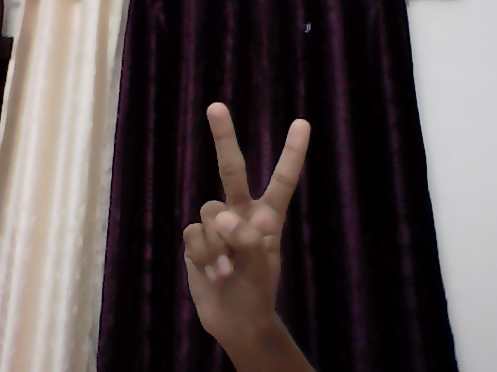
#> input picture 2.png, 497 x 372 px
$ python segmentation.py
#> lines starting #> are read from the running program, lines starting #| are printed output that depends on the picture; after the words box and inside, x2 and y2 are one past the last pixel; in counts of white or black regions, pixels touching at a corner belong together
import cv2
#from skimage import measure
import numpy as np

img = cv2.imread("2.png")
#> img is the input picture: shape (372, 497, 3); mean B, G, R 76.1, 76.3, 86.1
cv2.imshow("Image", img)

[R,C,P]= img.shape
#> R = 372; C = 497; P = 3
print(R,C,P)
#| 372 497 3

gray_image = cv2.cvtColor(img, cv2.COLOR_BGR2GRAY)
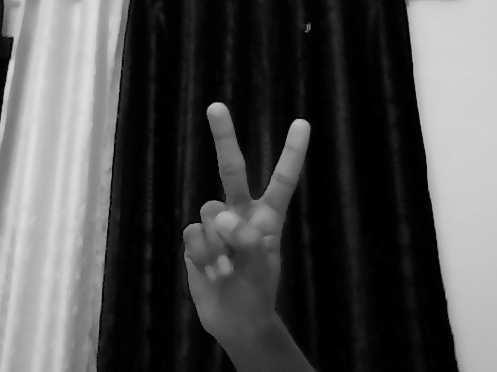
#> gray_image: shape (372, 497); min 0, max 221, mean 79.2
cv2.imshow("gray_image", gray_image)

(thresh, binary) = cv2.threshold(gray_image, 100, 255, cv2.THRESH_BINARY)
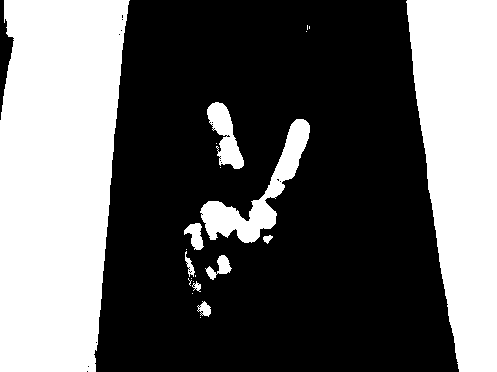
#> binary: shape (372, 497); 38.6% white; 22 white regions (12 under 20 px), largest, box (x1, y1, x2, y2) and area: (0, 0, 130, 372) 40523, (406, 0, 497, 372) 24931, (200, 119, 310, 243) 3645
print(thresh)
cv2.imshow("binary",  binary)

# seperate Red, Green, Blue

red = np.zeros((R, C, 1),dtype = "uint8")
green = np.zeros((R, C, 1),dtype = "uint8")
blue = np.zeros((R, C, 1),dtype = "uint8")

for i in range(R):

    for j in range(C):
        red[i,j] = img[i,j,0]
        green[i,j] = img[i,j,1]
        blue[i,j] = img[i,j,2]
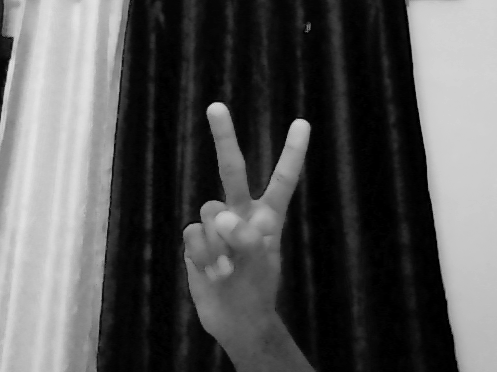
#> blue: shape (372, 497, 1); min 0, max 227, mean 86.1
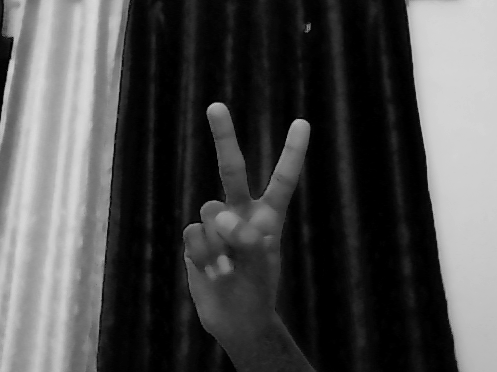
#> red: shape (372, 497, 1); min 0, max 217, mean 76.1

cv2.imshow("Blue",  blue)
cv2.imshow("Green", green)
cv2.imshow("Red",  red)

# Convert to Black and White
bw_image = np.zeros((R, C, 1))

for i in range(R):
    for j in range(C):
        if(gray_image[i,j]<thresh):
            bw_image[i,j]=1
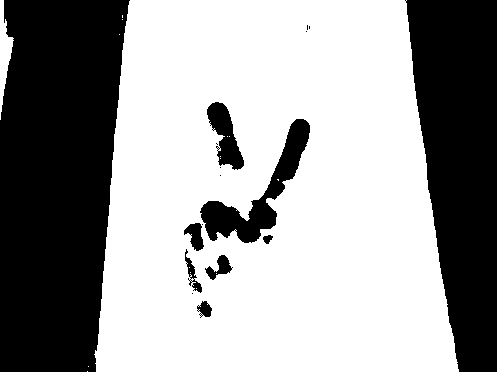
#> bw_image: shape (372, 497, 1) float64; values 0 (black) and 1 (white), 61.3% white; 17 black regions (8 under 20 px), largest, box (x1, y1, x2, y2) and area: (0, 0, 130, 372) 40530, (405, 0, 497, 372) 24935, (200, 119, 310, 243) 3700

cv2.imshow("bW image",bw_image)


#labeledImage = measure.label(bw_image, 2)
#cv2.imshow("labeledImage", labeledImage)

cv2.waitKey(0)
cv2.destroyAllWindows()

$ run again, with 1.png copied over 2.png
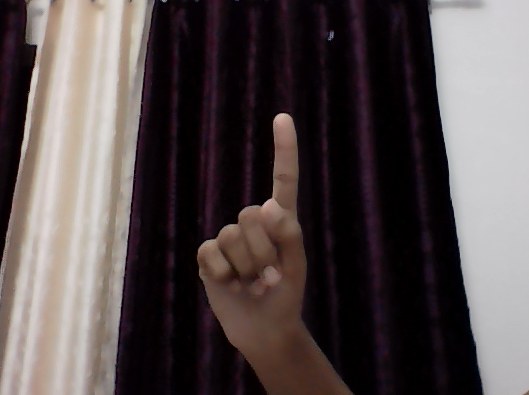
#> input picture 1.png, 529 x 395 px
#> img is the input picture: shape (395, 529, 3); mean B, G, R 75.6, 75.7, 85
#| 395 529 3
#> `(thresh, binary) = cv2.threshold(gray_image, 100, 255, cv2.THRESH_BINA..`:
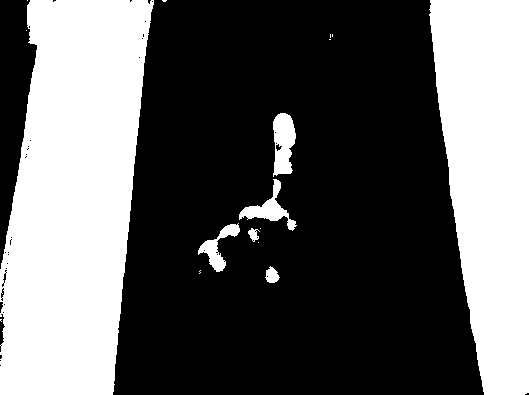
#> binary: shape (395, 529); 37.8% white; 17 white regions (10 under 20 px), largest, box (x1, y1, x2, y2) and area: (0, 0, 154, 395) 46206, (429, 0, 529, 395) 29990, (273, 113, 296, 177) 1081
#> after the loop `for i in range(R):`:
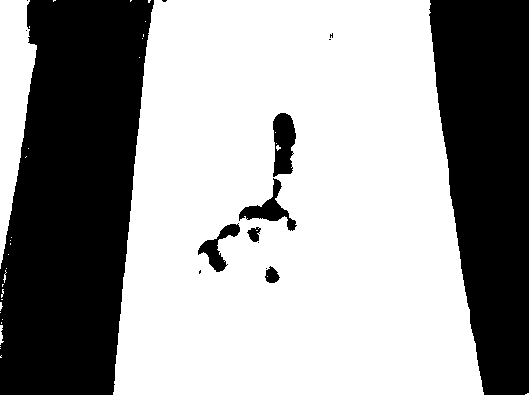
#> bw_image: shape (395, 529, 1) float64; values 0 (black) and 1 (white), 62% white; 15 black regions (8 under 20 px), largest, box (x1, y1, x2, y2) and area: (0, 0, 154, 395) 46295, (429, 0, 529, 395) 29992, (273, 113, 296, 177) 1110

$ run again, with 4.png copied over 2.png
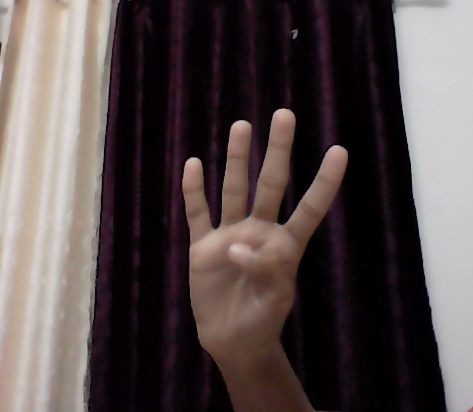
#> input picture 4.png, 473 x 412 px
#> img is the input picture: shape (412, 473, 3); mean B, G, R 75.1, 75.7, 86.2
#| 412 473 3
#> `(thresh, binary) = cv2.threshold(gray_image, 100, 255, cv2.THRESH_BINA..`:
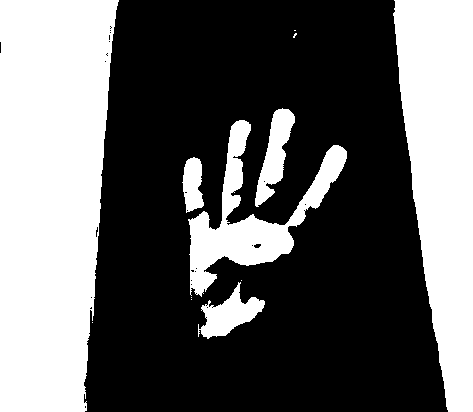
#> binary: shape (412, 473); 39.2% white; 12 white regions (6 under 20 px), largest, box (x1, y1, x2, y2) and area: (0, 0, 119, 412) 41220, (393, 0, 473, 412) 23070, (188, 120, 347, 297) 7738, (255, 108, 295, 207) 1781, (198, 282, 265, 339) 1705, (182, 157, 204, 213) 884
#> after the loop `for i in range(R):`:
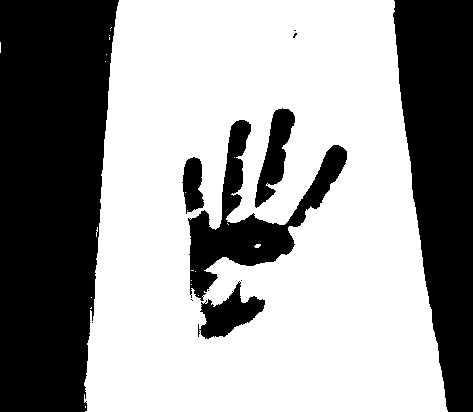
#> bw_image: shape (412, 473, 1) float64; values 0 (black) and 1 (white), 60.6% white; 12 black regions (6 under 20 px), largest, box (x1, y1, x2, y2) and area: (0, 0, 119, 412) 41236, (393, 0, 473, 412) 23073, (188, 120, 347, 301) 7915, (255, 108, 295, 208) 1825, (198, 281, 265, 339) 1812, (182, 157, 204, 214) 898
